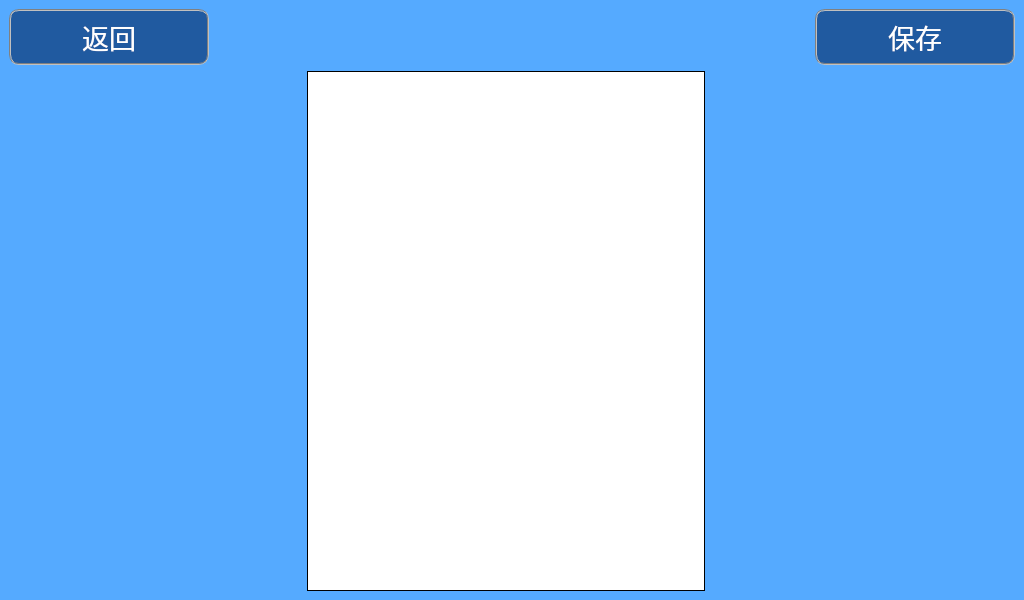
<?xml version="1.0" encoding="UTF-8"?>
<ui version="4.0">
 <class>CapturePhoto</class>
 <widget class="QDialog" name="CapturePhoto">
  <property name="geometry">
   <rect>
    <x>0</x>
    <y>0</y>
    <width>1024</width>
    <height>600</height>
   </rect>
  </property>
  <property name="windowTitle">
   <string>采集人脸图像</string>
  </property>
  <property name="autoFillBackground">
   <bool>false</bool>
  </property>
  <property name="styleSheet">
   <string notr="true">color:rgb(0, 0, 0);
background-color: rgb(85, 170, 255);</string>
  </property>
  <layout class="QGridLayout" name="gridLayout_3">
   <property name="margin">
    <number>0</number>
   </property>
   <item row="0" column="0">
    <widget class="QWidget" name="centralWgt" native="true">
     <layout class="QGridLayout" name="gridLayout_4">
      <item row="0" column="0">
       <layout class="QGridLayout" name="gridLayout" columnminimumwidth="200,0,200">
        <item row="0" column="1">
         <spacer name="horizontalSpacer_3">
          <property name="orientation">
           <enum>Qt::Horizontal</enum>
          </property>
          <property name="sizeHint" stdset="0">
           <size>
            <width>528</width>
            <height>20</height>
           </size>
          </property>
         </spacer>
        </item>
        <item row="0" column="0">
         <widget class="QPushButton" name="btnBack">
          <property name="sizePolicy">
           <sizepolicy hsizetype="Preferred" vsizetype="Preferred">
            <horstretch>0</horstretch>
            <verstretch>0</verstretch>
           </sizepolicy>
          </property>
          <property name="font">
           <font>
            <pointsize>20</pointsize>
           </font>
          </property>
          <property name="styleSheet">
           <string notr="true">color: white;
background-color: rgb(32, 90, 160);
border: 2px groove gray;
border-radius: 10px;
padding: 2px 4px;</string>
          </property>
          <property name="text">
           <string>返回</string>
          </property>
          <property name="icon">
           <iconset resource="../ikembx00.qrc">
            <normaloff>:/image/jtbq_022.ico</normaloff>:/image/jtbq_022.ico</iconset>
          </property>
          <property name="iconSize">
           <size>
            <width>40</width>
            <height>40</height>
           </size>
          </property>
         </widget>
        </item>
        <item row="0" column="2">
         <widget class="QPushButton" name="btnSave">
          <property name="sizePolicy">
           <sizepolicy hsizetype="Preferred" vsizetype="Preferred">
            <horstretch>0</horstretch>
            <verstretch>0</verstretch>
           </sizepolicy>
          </property>
          <property name="font">
           <font>
            <pointsize>20</pointsize>
           </font>
          </property>
          <property name="styleSheet">
           <string notr="true">color: white;
background-color: rgb(32, 90, 160);
border: 2px groove gray;
border-radius: 10px;
padding: 2px 4px;</string>
          </property>
          <property name="text">
           <string>保存</string>
          </property>
          <property name="icon">
           <iconset resource="../ikembx00.qrc">
            <normaloff>:/image/ok.ico</normaloff>:/image/ok.ico</iconset>
          </property>
          <property name="iconSize">
           <size>
            <width>35</width>
            <height>35</height>
           </size>
          </property>
         </widget>
        </item>
       </layout>
      </item>
      <item row="2" column="0">
       <layout class="QGridLayout" name="gridLayout_2" columnstretch="9,0,0">
        <item row="0" column="0">
         <spacer name="horizontalSpacer">
          <property name="orientation">
           <enum>Qt::Horizontal</enum>
          </property>
          <property name="sizeType">
           <enum>QSizePolicy::Preferred</enum>
          </property>
          <property name="sizeHint" stdset="0">
           <size>
            <width>310</width>
            <height>520</height>
           </size>
          </property>
         </spacer>
        </item>
        <item row="0" column="1">
         <widget class="QLabel" name="labFaceImageStream">
          <property name="sizePolicy">
           <sizepolicy hsizetype="Preferred" vsizetype="Preferred">
            <horstretch>0</horstretch>
            <verstretch>0</verstretch>
           </sizepolicy>
          </property>
          <property name="minimumSize">
           <size>
            <width>398</width>
            <height>520</height>
           </size>
          </property>
          <property name="maximumSize">
           <size>
            <width>398</width>
            <height>520</height>
           </size>
          </property>
          <property name="autoFillBackground">
           <bool>false</bool>
          </property>
          <property name="styleSheet">
           <string notr="true">background-color: rgb(255, 255, 255);
border-image: url(:/image/IrisK.ico);
</string>
          </property>
          <property name="frameShape">
           <enum>QFrame::Panel</enum>
          </property>
          <property name="text">
           <string/>
          </property>
         </widget>
        </item>
        <item row="0" column="2">
         <spacer name="horizontalSpacer_2">
          <property name="orientation">
           <enum>Qt::Horizontal</enum>
          </property>
          <property name="sizeType">
           <enum>QSizePolicy::Preferred</enum>
          </property>
          <property name="sizeHint" stdset="0">
           <size>
            <width>310</width>
            <height>520</height>
           </size>
          </property>
         </spacer>
        </item>
       </layout>
      </item>
     </layout>
    </widget>
   </item>
  </layout>
 </widget>
 <resources>
  <include location="../ikembx00.qrc"/>
 </resources>
 <connections/>
</ui>
